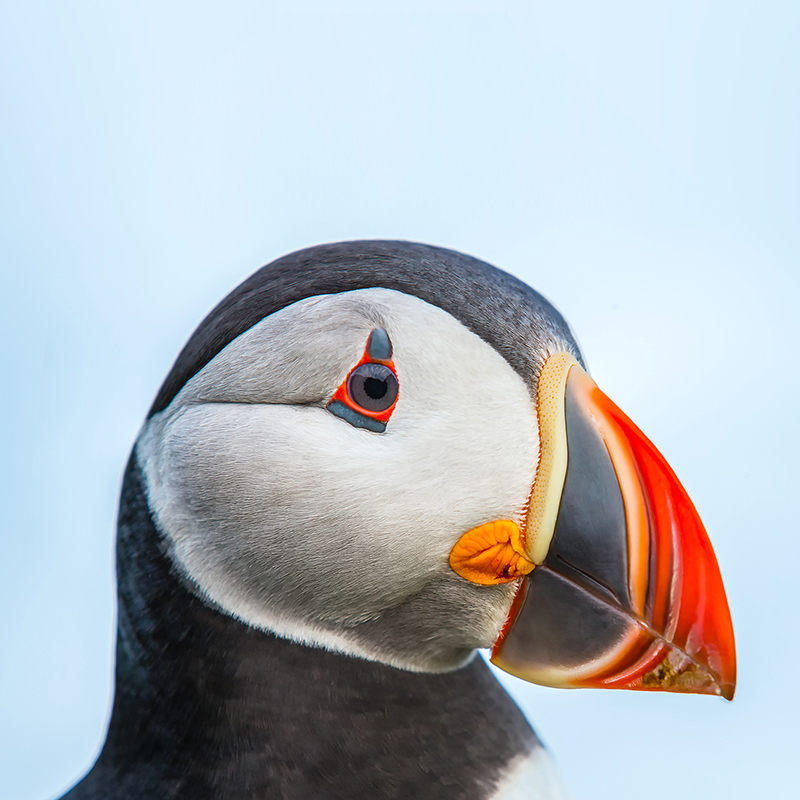
#> input picture images/hiu.jpg, 800 x 800 px
$ python frequency.py
#> lines starting #> are read from the running program, lines starting #| are printed output that depends on the picture; after the words box and inside, x2 and y2 are one past the last pixel; in counts of white or black regions, pixels touching at a corner belong together
import cv2
import numpy as np
import matplotlib.pyplot as plt

def get_fft_image(img):
    f = np.fft.fft2(img)
    fshift = np.fft.fftshift(f)
    return fshift

def simple_low_pass_filter(img, percent=0.5):
    fshift = get_fft_image(img)

    rows, cols = img.shape
    midr = rows//2; midc = cols//2

    mask = np.zeros([rows, cols], dtype=np.uint8)
    mask[int(midr-percent*rows//2):int(midr+percent*rows//2), int(midc-percent*cols//2):int(midc+percent*cols//2)] = 1

    fshift = fshift*mask
    f_ishift = np.fft.ifftshift(fshift)
    out = np.fft.ifft2(f_ishift)

    return np.abs(out)

def simple_high_pass_filter(img, percent=0.5):
    fshift = get_fft_image(img)

    rows, cols = img.shape
    midr = rows//2; midc = cols//2

    fshift[int(midr-percent*rows//2):int(midr+percent*rows//2), int(midc-percent*cols//2):int(midc+percent*cols//2)] = 0

    f_ishift = np.fft.ifftshift(fshift)
    out = np.fft.ifft2(f_ishift)

    return np.abs(out)

def low_pass_filter(img, distance=50, filter_type="ideal", order=2):
    rows, cols = img.shape
    midr = rows//2; midc = cols//2

    mask = np.zeros([rows, cols])
    for i in range(rows):
        for j in range(cols):
            mask[i,j] = np.sqrt((i-midr)**2 + (j-midc)**2)

    if(filter_type == "gauss"):
        mask = np.exp(-mask**2/(2*distance**2))
    elif(filter_type == "btw"):
        mask = 1/(1 + (mask/distance)**(2*order))
    else:
        for i in range(rows):
            for j in range(cols):
                if (mask[i,j] > distance):
                    mask[i,j] = 0
                else:
                    mask[i,j] = 1

    fshift = get_fft_image(img)
    fshift = fshift*mask
    f_ishift = np.fft.ifftshift(fshift)
    out = np.fft.ifft2(f_ishift)
    return np.abs(out)

def high_pass_filter(img, distance=50, filter_type="ideal", order=2):
    rows, cols = img.shape
    midr = rows//2; midc = cols//2

    mask = np.zeros([rows, cols])
    for i in range(rows):
        for j in range(cols):
            mask[i,j] = np.sqrt((i-midr)**2 + (j-midc)**2)

    if(filter_type == "gauss"):
        mask = 1 - np.exp(-mask**2/(2*distance**2))
    elif(filter_type == "btw"):
        mask = 1 - 1/(1 + (mask/distance)**(2*order))
    else:
        for i in range(rows):
            for j in range(cols):
                if (mask[i,j] > distance):
                    mask[i,j] = 1
                else:
                    mask[i,j] = 0

    fshift = get_fft_image(img)
    fshift = fshift*mask
    f_ishift = np.fft.ifftshift(fshift)
    out = np.fft.ifft2(f_ishift)
    return np.abs(out)

if __name__ == "__main__":
    img = cv2.imread("images/hiu.jpg")
#> img is the input picture: shape (800, 800, 3); mean B, G, R 190.5, 184.6, 178.3
    gray = cv2.cvtColor(img, cv2.COLOR_BGR2GRAY)
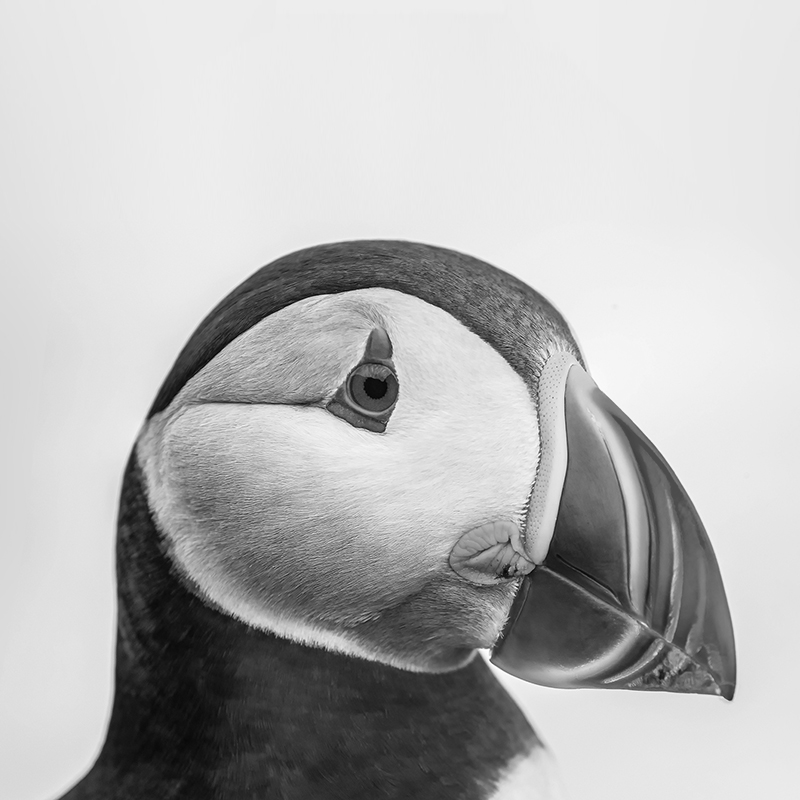
#> gray: shape (800, 800); min 0, max 255, mean 183.4

    blur = low_pass_filter(gray, distance=30, filter_type="ideal")
#> after the loop in low_pass_filter, `for i in range(rows):`:
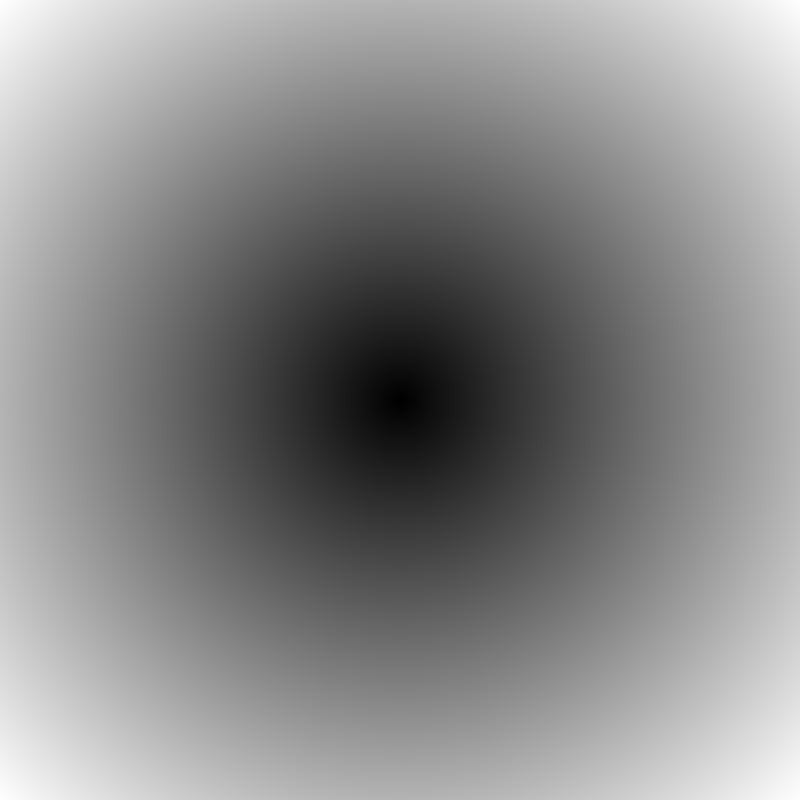
#> mask: shape (800, 800) float64; min 0, max 565.7, mean 306.1; drawn with min black and max white
#> after the loop in low_pass_filter, `for i in range(rows):`:
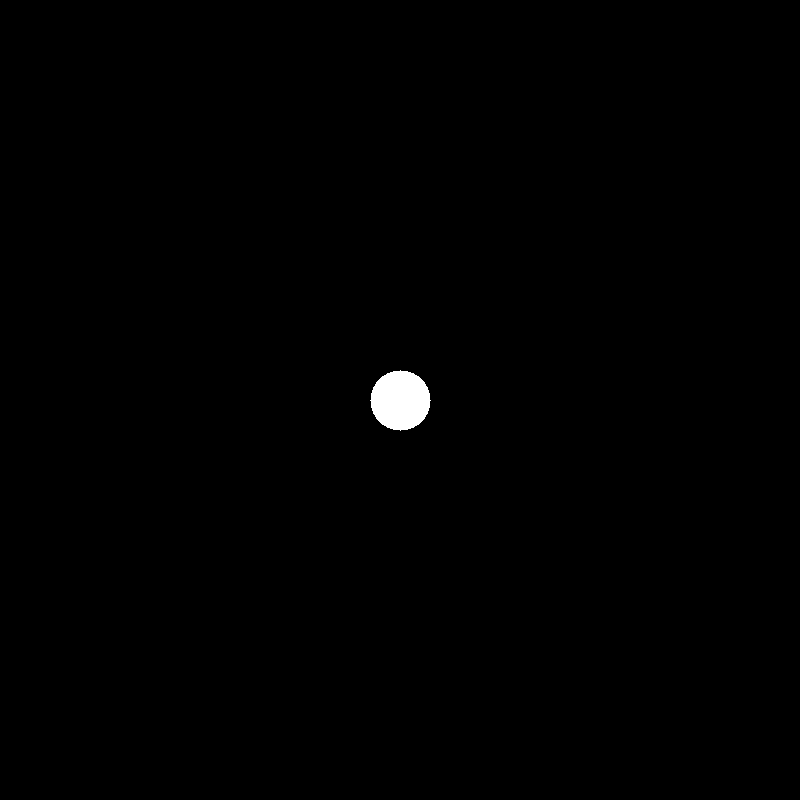
#> mask: shape (800, 800) float64; values 0 (black) and 1 (white), 0.44% white; 1 white region, box (x1, y1, x2, y2) and area: (370, 370, 431, 431) 2821
#> in low_pass_filter, `return np.abs(out)`:
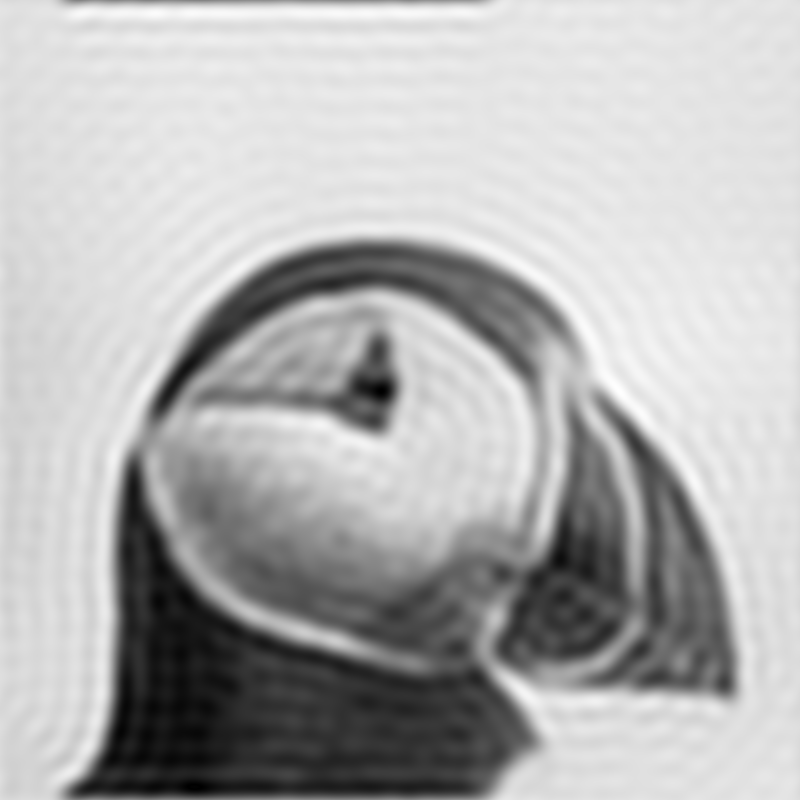
#> returned value: shape (800, 800) float64; min 0.0134, max 261.5, mean 183.4; drawn with min black and max white
    edge = high_pass_filter(gray, distance=20, filter_type="ideal")
#> after the loop in high_pass_filter, `for i in range(rows):`:
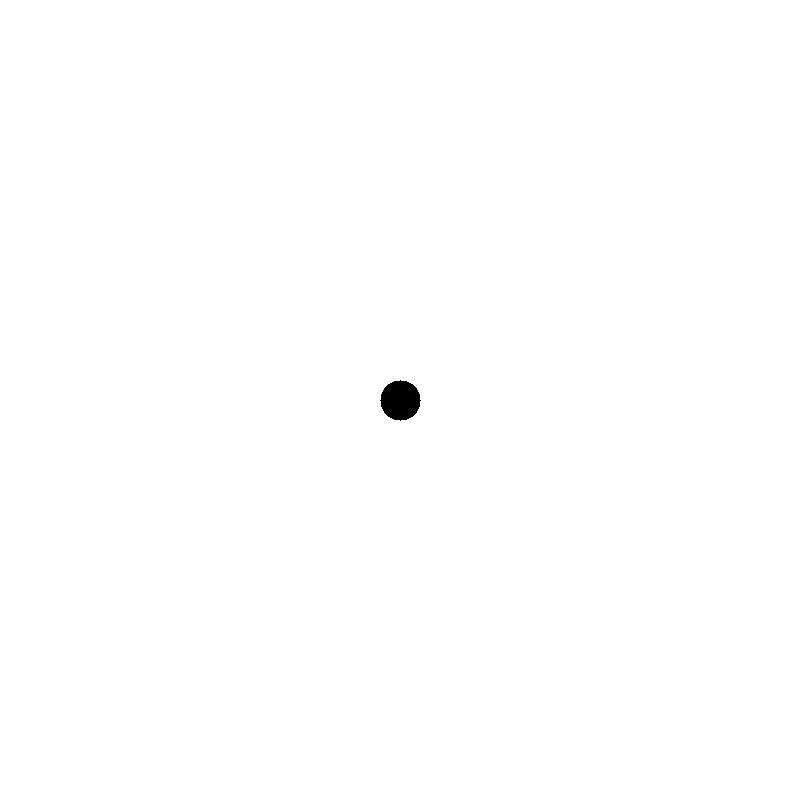
#> mask: shape (800, 800) float64; values 0 (black) and 1 (white), 99.8% white; 1 black region, box (x1, y1, x2, y2) and area: (380, 380, 421, 421) 1257
#> in high_pass_filter, `return np.abs(out)`:
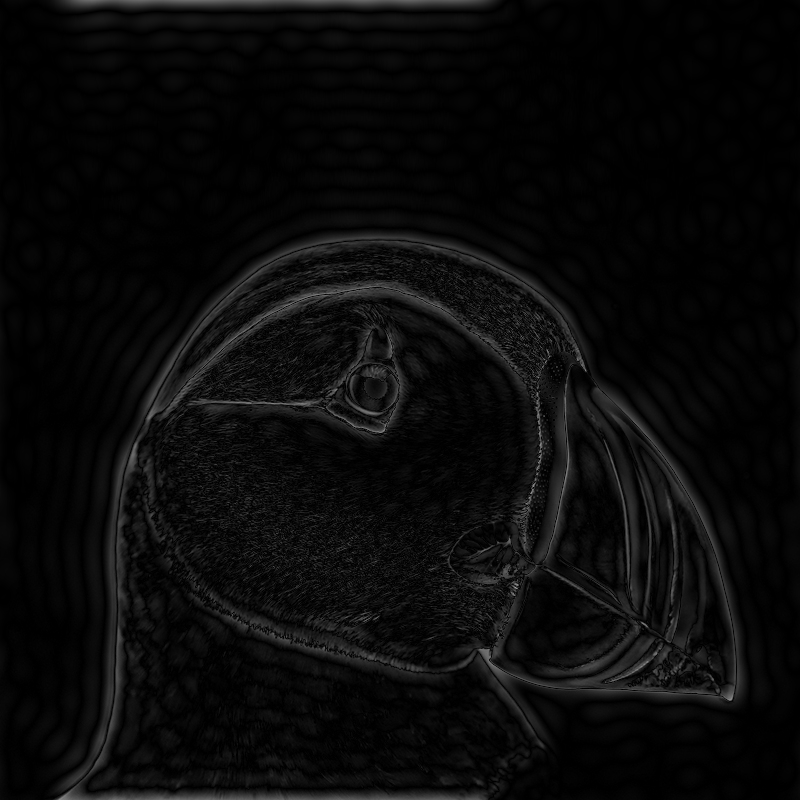
#> returned value: shape (800, 800) float64; min 1.13e-05, max 160.5, mean 10.5

    # blur = simple_low_pass_filter(gray, percent=0.1)
    # edge = simple_high_pass_filter(gray, percent=0.1)

    plt.subplot(131), plt.imshow(gray, cmap = 'gray')
    plt.title("Origin")
    plt.subplot(132); plt.imshow(blur, cmap="gray")
    plt.title("Low pass filter")
    plt.subplot(133); plt.imshow(edge, cmap="gray")
    plt.title("High pass filter")
    plt.show()
